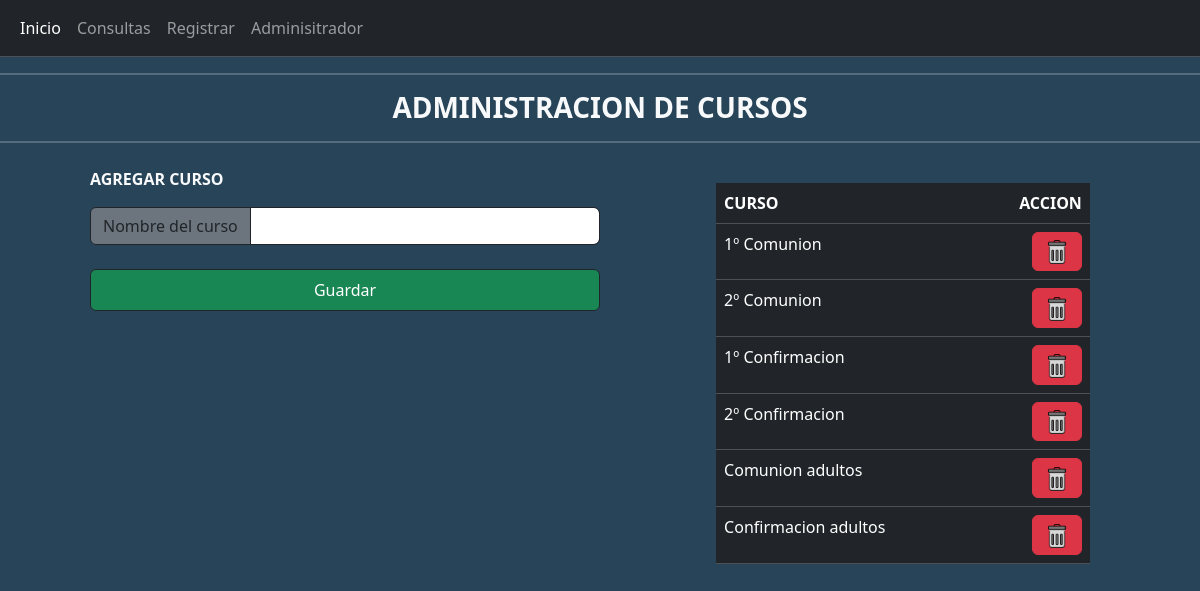
Screenshot of /cursos/ with the database file from the repository.
### core/models.py (models this page shows, shortened)
class Curso(models.Model):
    nombre_curso = models.CharField(max_length=50)
    anio_lectivo = models.PositiveIntegerField(
        default=datetime.now().year, verbose_name='Año Lectivo')
    docente = models.ForeignKey('Docente', on_delete=models.CASCADE, null=True, blank=True)
    class Meta:
        verbose_name = "Curso"
        verbose_name_plural = "Cursos"

### core/views.py (the view)
# urls.py: path('cursos/', cursos, name='cursos'),
def cursos(request):
    cursos = Curso.objects.all()
    if request.method == "POST":
        add_curso = request.POST['nombre_curso']
        if Curso.objects.filter(nombre_curso=add_curso).exists():
            print("Ya existe")
        else:
            Curso.objects.create(nombre_curso=add_curso)
    datos = {
        'cursos': cursos,
    }
    return render(request, 'core/cursos.html', datos)

### core/templates/core/cursos.html (shortened to what this page needs)
{% extends 'core/base.html' %}
{% block content %}
{% load static %}
<hr class="border border-color-light">
<div class="container text-center">
    <h3 class="text-light"><strong>ADMINISTRACION DE CURSOS</strong></h3>
</div>
<hr class="border border-color-light">
<div class="container-sm">
    <div class="container m-4">
        <div class="row">
            <div class="col-md-6">
                <div class="container">
                    <p class="text-light "><strong>AGREGAR CURSO</strong></p>
                    <form method="post">
                        <div class="input-group">
                            <span class="input-group-text border border-dark bg-secondary"
                                id="inputGroup-sizing-default">Nombre del curso</span>
                            <input type="text" name="nombre_curso" class="form-control border border-dark ", required>
                        </div><br>
                        <button class="btn btn-success w-100 border border-dark  p-2  type=" submit"
                            value="Guardar">Guardar</button>
                    </form>
                </div>
            </div>
            <div class="col-md-6">
                <div class="table-container ">
                    <table class="table table-hover table-dark ">
                        <div class="table-container">
                            <table class="table table-hover table-dark">
                                <thead>
                                    <tr>
                                        <th scope="col">CURSO</th>
                                        <th scope="col" class="acciones-columna">ACCION</th>
                                    </tr>
                                </thead>
                                <tbody>
                                    {% for cursos in cursos %}
                                    <tr>
                                        <td>{{ cursos.nombre_curso }}</td>
                                        <td class="acciones-columna">
                                            <a href="{% url 'eliminar_curso' cursos.id %}" class="btn btn-danger"
                                                onclick="return confirm('¿Estás seguro de que deseas eliminar este curso?')">
                                                <img src="{% static 'img/borrar.png' %}" alt="borrar"
                                                    style="width: 24px;">
                                            </a>
                                        </td>
                                    </tr>
                                    {% endfor %}
                                </tbody>
                            </table>
                        </div>
                    </table>
                </div>
            </div>
        </div>
        {% endblock %}

### core/templates/core/cursos.html (style rules this page uses)
.table-container { max-width: 70%; margin: auto; }
.acciones-columna { text-align: right; }
.table-container { max-height: 400px; overflow-y: auto; }

### rows the page displays
Curso: nombre_curso "1º Comunion"
Curso: nombre_curso "2º Comunion"
Curso: nombre_curso "1º Confirmacion"
Curso: nombre_curso "2º Confirmacion"
Curso: nombre_curso "Comunion adultos"
Curso: nombre_curso "Confirmacion adultos"
